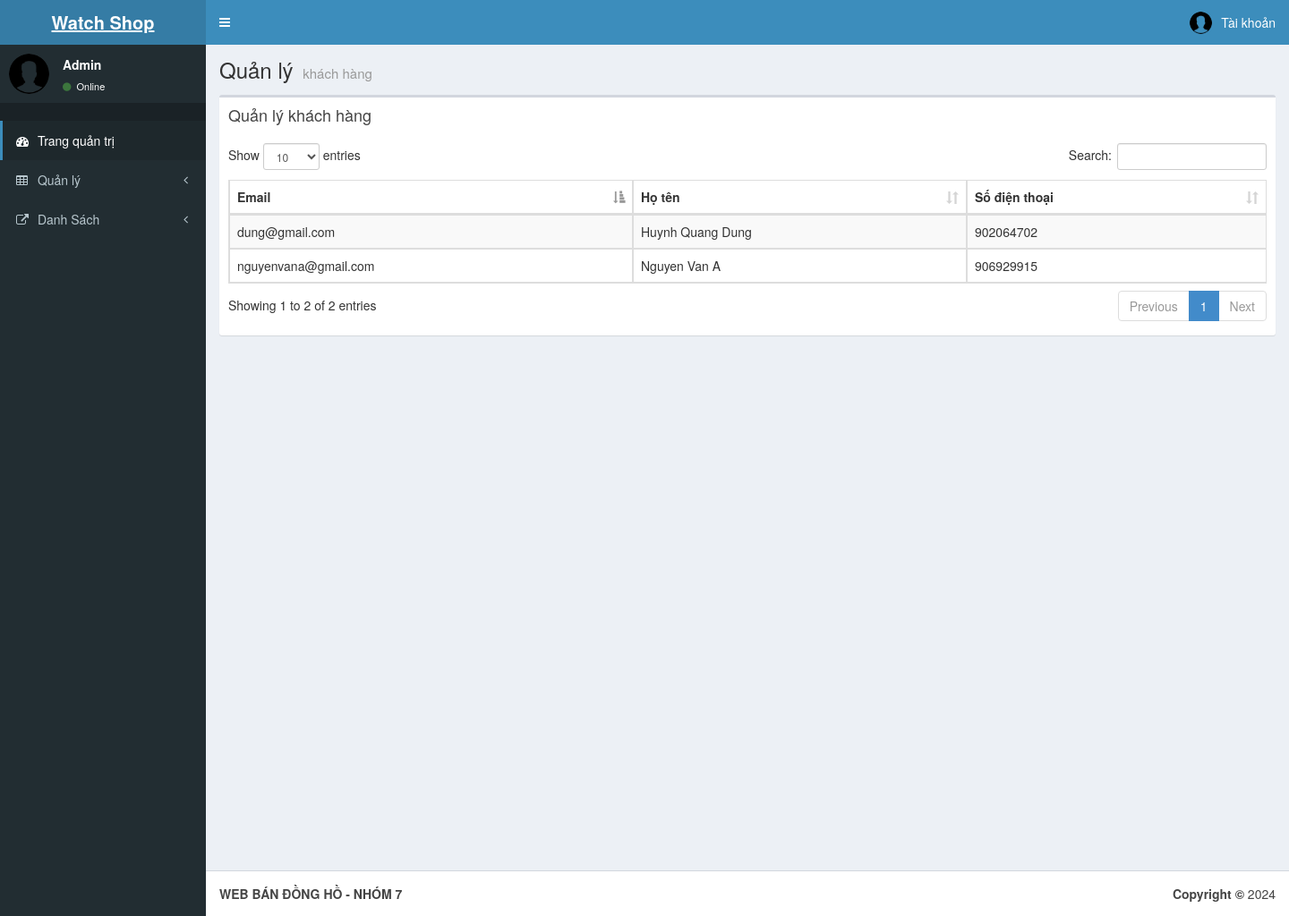
The page /Admin/qlykhachhang.php on the database its author committed.
### tables this page shows
CREATE TABLE `user` (
  `id_user` int(11) NOT NULL,
  `tai_khoan` varchar(30) NOT NULL,
  `mat_khau` varchar(30) NOT NULL,
  `ho_ten` varchar(50) NOT NULL,
  `email` varchar(50) NOT NULL,
  `sdt` int(11) NOT NULL,
  `role` varchar(10) NOT NULL
);

### Admin/qlykhachhang.php (the view, shortened to what this page needs)
<?php
 include "head.php";
?>
  <body class="hold-transition skin-blue sidebar-mini">
    <div class="wrapper">
    <?php
 include "Header.php";
?>
    <?php
 include "aside.php";
?>
      <div class="content-wrapper">
        <section class="content-header">
          <h1>
            Quản lý
            <small>khách hàng</small>
          </h1>
        </section>
        <section class="content">
          <div class="row">
            <div class="col-xs-12">
              <div class="box">
                <div class="box-header">
                  <h3 class="box-title">Quản lý khách hàng</h3>
                </div>
                <div class="box-body">
                  <table id="example1" class="table table-bordered table-striped">
                    <thead>
                      <tr>
                        <th>Email</th>
                        <th>Họ tên</th>
                        <th>Số điện thoại</th>
                      </tr>
                    </thead>
                    <tbody>
                    <?php
                         require '../inc/myconnect.php';
                         $sql="SELECT email,ho_ten,sdt from user Where role = 'user' Order by ho_ten  ";
                         $result = $conn->query($sql);
                         if ($result->num_rows > 0) {
                          while($row = $result->fetch_assoc()) {
                      ?>
                        <tr>
                        <td ><?php echo $row["email"] ?></td>
                        <td><?php echo $row["ho_ten"] ?></td>
                        <td><?php echo $row["sdt"] ?></td>
                        </tr>
                        <?php
                          }
                        }
                         ?>
                    </tbody>
                  </table>
                </div>
              </div>
            </div>
          </div>
        </section>
      </div>
      <?php
      include "footer.php";
     ?>
    </div>
  </body>
</html>

### rows shown on the page
user: email "dung@gmail.com", ho_ten "Huynh Quang Dung", sdt "902064702"
user: email "nguyenvana@gmail.com", ho_ten "Nguyen Van A", sdt "906929915"
